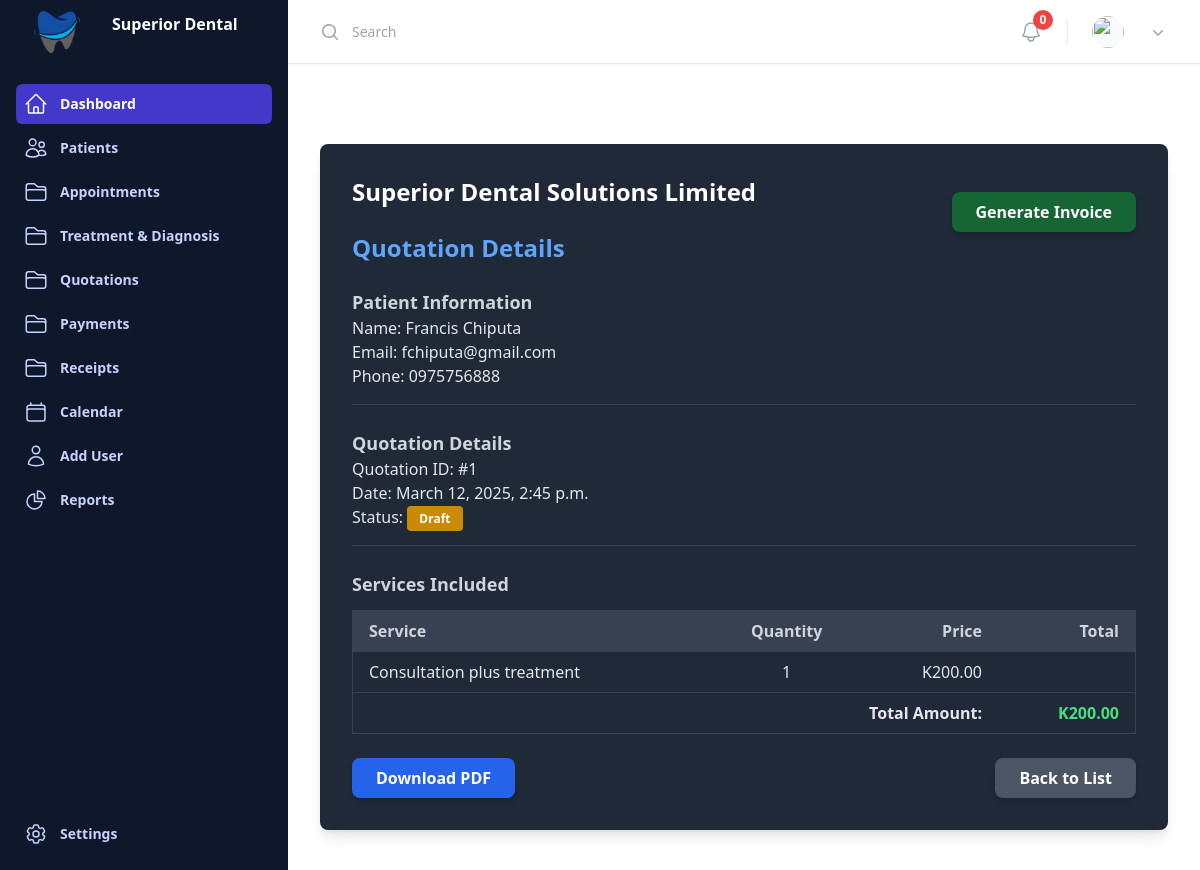
Page /quotation/1/ on the committed database.
### payments/models.py (models this page shows, shortened)
class Quotation(models.Model):
    STATUS_CHOICES = [
        ('draft', 'Draft'),
        ('issued', 'Issued'),
        ('accepted', 'Accepted'),
        ('rejected', 'Rejected')
    ]
    patient = models.ForeignKey(Patient, on_delete=models.CASCADE)
    services = models.ManyToManyField(Service, through='QuotationService')
    total_amount = models.DecimalField(max_digits=10, decimal_places=2, blank=True, null=True)
    updated_at = models.DateTimeField(auto_now=True)
    status = models.CharField(max_length=20, choices=STATUS_CHOICES, default='draft')
    notes = models.TextField(blank=True, null=True)

class QuotationService(models.Model):
    quotation = models.ForeignKey(Quotation, on_delete=models.CASCADE)
    service = models.ForeignKey(Service, on_delete=models.CASCADE)
    quantity = models.PositiveIntegerField(default=1)
    price_at_time = models.DecimalField(max_digits=10, decimal_places=2)

### patient/models.py (models this page shows, shortened)
class Patient(models.Model):
    first_name = models.CharField(max_length=50)
    last_name = models.CharField(max_length=50)
    date_of_birth = models.DateField(blank=True, null=True)
    gender_choices = [('M', 'Male'), ('F', 'Female')]
    gender = models.CharField(max_length=1, choices=gender_choices, blank=True, null=True)
    nrc = models.CharField(max_length=55,blank=True, null=True)
    phone = models.CharField(max_length=15)
    email = models.EmailField(unique=True)
    address = models.TextField(blank=True, null=True)
    medical_history = models.TextField(blank=True, null=True)
    is_patient = models.BooleanField(default=False)

### appointment/models.py (models this page shows, shortened)
class Service(models.Model):
    name = models.CharField(max_length=100)  # Required field
    description = models.TextField(blank=True, null=True)
    price = models.DecimalField(max_digits=10, decimal_places=2, null=True)  # Required field
    duration = models.DurationField(blank=True, null=True)

### templates/views.py (the view)
# urls.py: path('quotation/<int:pk>/', views.quotation_detail, name='quotation_detail'),
def quotation_detail(request, pk):
    quotation = get_object_or_404(Quotation, pk=pk)
    return render(request, 'quotation_detail.html', {'quotation': quotation})

### templates/quotation_detail.html
{% extends 'base.html' %}
{% block content %}
<div class="max-w-4xl mx-auto mt-10 bg-gray-800 text-gray-200 p-8 rounded-lg shadow-lg">
    <div class="flex justify-between items-end">
        <h1 class="text-2xl font-bold text-white mb-6">Superior Dental Solutions Limited</h1>
        <a href="{% url 'quotation_list' %}" class="bg-green-800 hover:bg-gray-700 text-white font-semibold py-2 px-6 rounded-lg shadow-md">
            Generate Invoice
        </a>
    </div>
    <h2 class="text-2xl font-bold text-blue-400 mb-6">Quotation Details</h2>
    <div class="mb-6 border-b border-gray-700 pb-4">
        <h2 class="text-lg font-semibold text-gray-300">Patient Information</h2>
        <p><span class="font-medium">Name:</span> {{ quotation.patient.first_name }} {{ quotation.patient.last_name }}</p>
        <p><span class="font-medium">Email:</span> {{ quotation.patient.email }}</p>
        <p><span class="font-medium">Phone:</span> {{ quotation.patient.phone }}</p>
    </div>
    <div class="mb-6 border-b border-gray-700 pb-4">
        <h2 class="text-lg font-semibold text-gray-300">Quotation Details</h2>
        <p><span class="font-medium">Quotation ID:</span> #{{ quotation.id }}</p>
        <p><span class="font-medium">Date:</span> {{ quotation.updated_at }}</p>
        <p><span class="font-medium">Status:</span> <span class="px-3 py-1 text-xs font-bold text-white {% if quotation.status == 'approved' %} bg-green-600 {% else %} bg-yellow-600 {% endif %} rounded">
            {{ quotation.status|title }}
        </span></p>
    </div>
    <div class="mb-6">
        <h2 class="text-lg font-semibold text-gray-300">Services Included</h2>
        <div class="overflow-x-auto mt-3">
            <table class="min-w-full border border-gray-700">
                <thead>
                    <tr class="bg-gray-700 text-gray-300">
                        <th class="px-4 py-2 text-left">Service</th>
                        <th class="px-4 py-2 text-center">Quantity</th>
                        <th class="px-4 py-2 text-right">Price</th>
                        <th class="px-4 py-2 text-right">Total</th>
                    </tr>
                </thead>
                <tbody>
                    {% for item in quotation.quotationservice_set.all %}
                    <tr class="border-t border-gray-700">
                        <td class="px-4 py-2">{{ item.service.name }}</td>
                        <td class="px-4 py-2 text-center">{{ item.quantity }}</td>
                        <td class="px-4 py-2 text-right">K{{ item.price_at_time }}</td>
                        <td class="px-4 py-2 text-right">{{ item.total_price }}</td>
                    </tr>
                    {% endfor %}
                </tbody>
                <tfoot>
                    <tr class="border-t border-gray-700">
                        <td colspan="3" class="px-4 py-2 font-semibold text-right">Total Amount:</td>
                        <td class="px-4 py-2 font-semibold text-right text-green-400">K{{ quotation.total_amount }}</td>
                    </tr>
                </tfoot>
            </table>
        </div>
    </div>
    <div class="flex justify-between">
        <a href="{% url 'download_quotation_pdf' quotation.id %}" class="bg-blue-600 hover:bg-blue-700 text-white font-semibold py-2 px-6 rounded-lg shadow-md">
            Download PDF
        </a>
        <a href="{% url 'quotation_list' %}" class="bg-gray-600 hover:bg-gray-700 text-white font-semibold py-2 px-6 rounded-lg shadow-md">
            Back to List
        </a>
    </div>
</div>
{% endblock %}

### rows in the picture
Quotation: patient.first_name "Francis", patient.last_name "Chiputa", patient.email "fchiputa@gmail.com", patient.phone "0975756888", id "1", updated_at "March 12, 2025, 2:45 p.m.", status "Draft", total_amount "200.00"
QuotationService: service.name "Consultation plus treatment", quantity "1", price_at_time "200.00"
